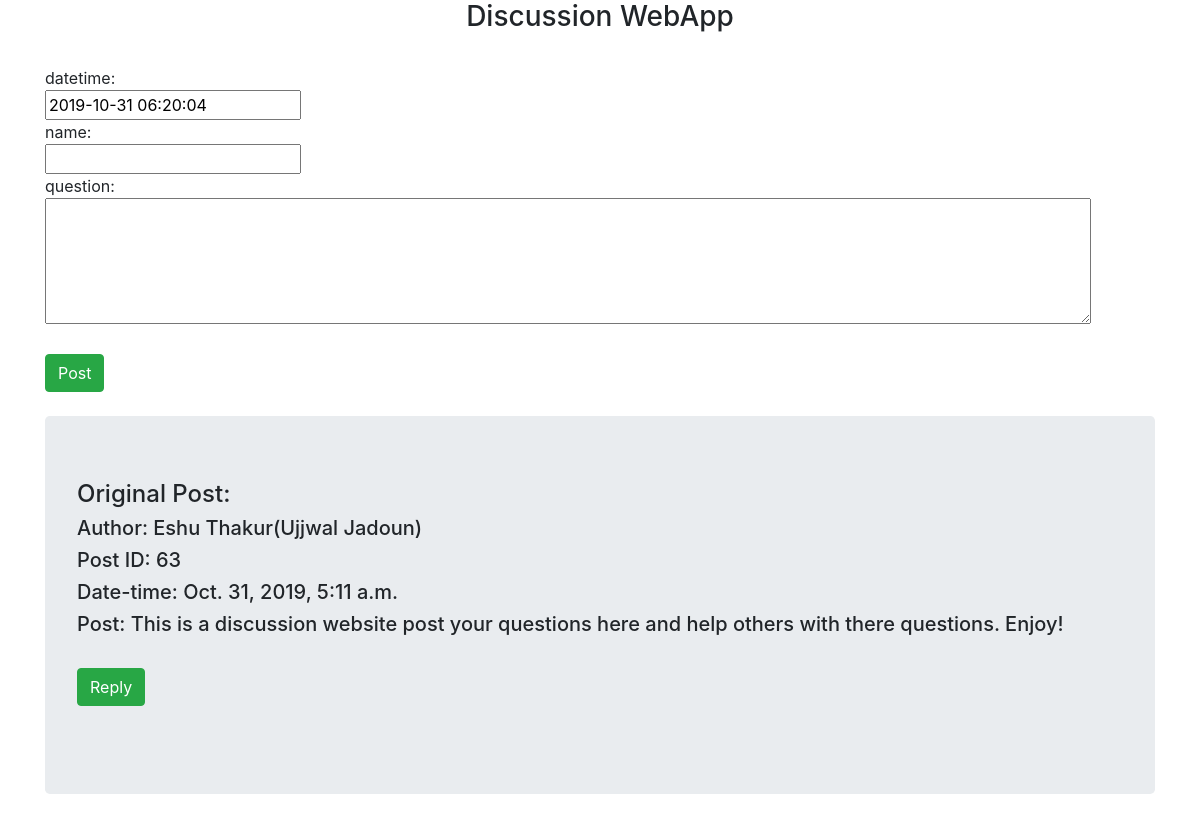
The page / on the database its author committed.
### posts_app/models.py (models this page shows, shortened)
class postsModel(models.Model):
    datetime = models.DateTimeField(default=timezone.now)
    name = models.CharField(max_length=30,null=False)
    log = models.CharField(max_length=1000,null=False)

### posts_app/views.py (the view, shortened to what this page needs)
# urls.py: url(r'^$', views.index, name='index'),
def index(request):
    form = PostsForm()
    data = postsModel.objects.all().order_by('-datetime')
    replyData = replyModel.objects.all().order_by('-datetime')
    return render(request, 'posts_app/index.html',{'form':form,'data':data,'replyData':replyData})

### posts_app/forms.py
class PostsForm(forms.ModelForm):
    log = forms.CharField(widget=forms.Textarea(attrs={'rows':'5','cols':'100'}))
    class Meta():
        model = postsModel
        fields =['datetime','name','id','log']

### templates/posts_app/index.html (shortened to what this page needs)
<!DOCTYPE html>
<html lang="en">
<head>
    <link rel="stylesheet" href="https://stackpath.bootstrapcdn.com/bootstrap/4.3.1/css/bootstrap.min.css">
</head>
<body>
    <div class="container">
        <h3 style="text-align: center;">Discussion WebApp</h3>
        <form method="POST">
            {% for entry in form%}
                <br>
                {%if entry.name == "log"%}
                    question:
                {% else %}
                    {{entry.name}}:
                {% endif %}
                <br>
                {{entry}}
            {% endfor%}
            <br><br>
            <input type="submit" value="Post" class="btn btn-success">
            <br>
            <br>
        </form>
        {% for post in data %}
        <div class="jumbotron">
            <h4>Original Post:</h4>
            <h5>Author: {{post.name}}</h5>
            <h5>Post ID: {{post.id}}</h5>
            <h5>Date-time: {{post.datetime}}</h5>
            <h5>Post: {{post.log}}</h5>
            <br>
            <a href="{% url 'reply' %}"><button type="button" class="btn btn-success">Reply</button></a>
            <br>
            <br>
        </div>
        {% endfor %}
    </div>
</body>
</html>

### rows shown on the page
postsModel: name "Eshu Thakur(Ujjwal Jadoun)", id "63", datetime "Oct. 31, 2019, 5:11 a.m.", log "This is a discussion website post your questions here and help others with there questions. Enjoy!"

### other values the page prints
{{ entry.name }} "datetime" "name"
